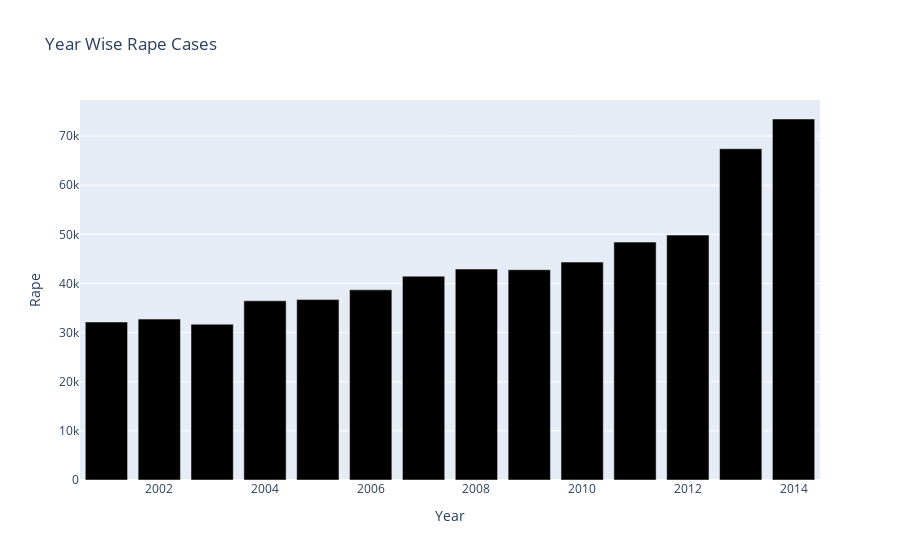

Notebook code cell kept with this figure:
### Markdown cell above
### 1) Rape

### Code cell
fig = px.bar(total_case_all_years, x=total_case_all_years.index, y='Rape',title='Year Wise Rape Cases',color_discrete_sequence=['black'])
fig.show()

### Figure 1 — Plotly figure (JSON) as saved in the notebook; plotly's stock layout.template omitted (floating-point values rounded to 4 significant figures)
{"data": [{"alignmentgroup": "True", "hovertemplate": "Year=%{x}<br>Rape=%{y}<extra></extra>", "legendgroup": "", "marker": {"color": "black"}, "name": "", "offsetgroup": "", "orientation": "v", "showlegend": false, "textposition": "auto", "type": "bar", "x": [2001, 2002, 2003, 2004, 2005, 2006, 2007, 2008, 2009, 2010, 2011, 2012, 2013, 2014], "xaxis": "x", "y": [32150, 32746, 31694, 36466, 36718, 38696, 41474, 42934, 42794, 44344, 48412, 49846, 67414, 73470], "yaxis": "y"}], "layout": {"barmode": "relative", "legend": {"tracegroupgap": 0}, "title": {"text": "Year Wise Rape Cases"}, "xaxis": {"anchor": "y", "domain": [0, 1], "title": {"text": "Year"}}, "yaxis": {"anchor": "x", "domain": [0, 1], "title": {"text": "Rape"}}}}
